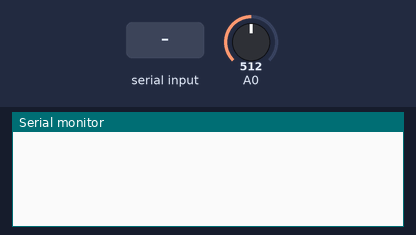
Bench run of a sketch on a simulated Arduino Uno, built with avr-gcc and run on an emulated ATmega328P. Shown: the last lines printed to the serial monitor. The test bench sets the inputs (shaded band); at power-on: A0 = 512.

Above: at 1.2 s.
1.3 s: "a" received over Serial
At 1.8 s:
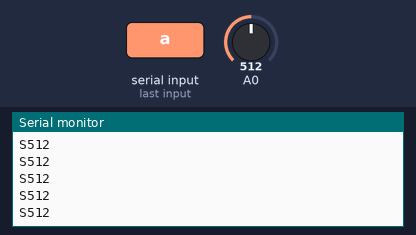
3.2 s: A0 set to 716
At 3.7 s:
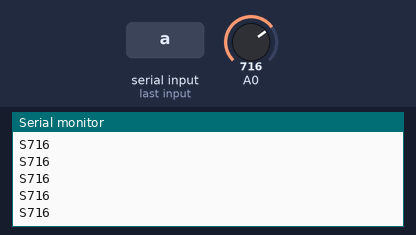
4.7 s: A0 set to 900
At 5.3 s:
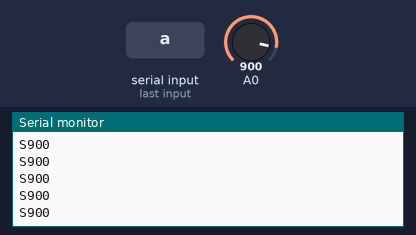
Timing chart, 0 to 7.7 s (numbered marks = the images above; inputs shaded):
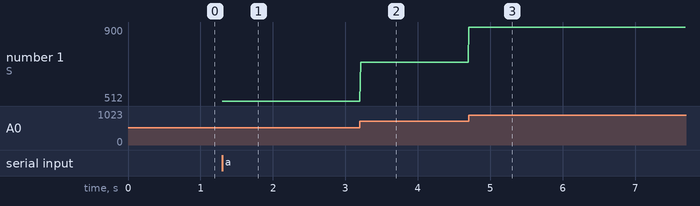

The sketch:

A_SerialASCIIData.ino
```cpp
/*
THIS PROGRAM READS ONE SENSOR
AND SENDS THE DATA OUT AS ASCII STRING TERMINATED BY '\n' (carriage return)
USE WITH P_SerialASCIIData.pde IN PROCESSING
*/


int Sensor;    // Analog Sensor Reading
boolean sendData = false;

void setup()
{
  Serial.begin(115200);
//  analogReference(EXTERNAL);
}
void loop()
{

  if(sendData == true){
    Sensor = analogRead(0);  // take a sensor reading
    Serial.print('S');
    Serial.println(Sensor);
  }
    delay(10);
}

void serialEvent(){
 char inByte = Serial.read();
 if (inByte == 'a'){
   sendData = true;

  }
}
```

Measured:
- after the input at 1.3 s, the serial monitor: prints a new line at once (image 1)
- after the input at 3.2 s, the serial monitor: prints a new line at once (image 2)
- after the input at 4.7 s, the serial monitor: prints a new line at once (image 3)
- plotted number 1: 512 → 716 after the input at 3.2 s, 716 → 900 after the input at 4.7 s
